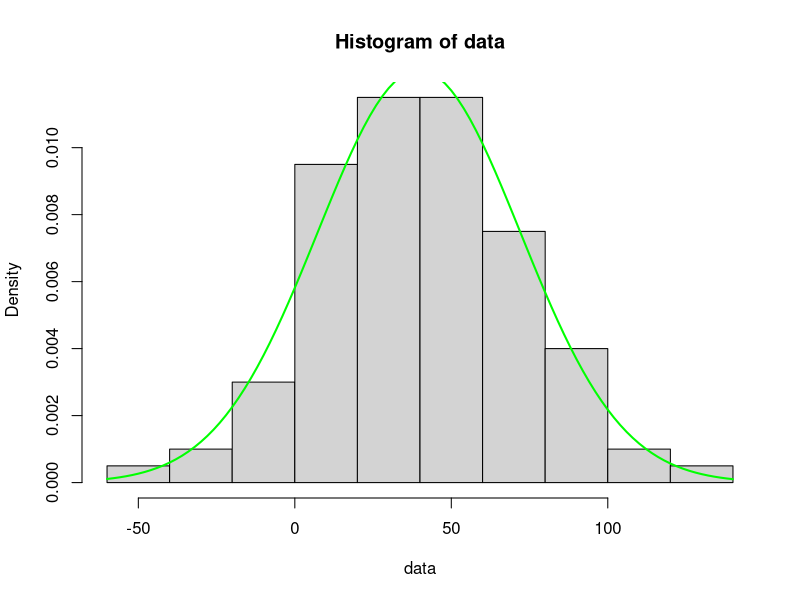

The R source for this figure:
library(MASS)
pdf("normal_mle.pdf")
count <- 100;
data <- rnorm(count, mean = 40, sd = 32);
est <- fitdistr(data, densfun="normal")$estimate;
hist(data, freq = F, breaks = 10);
curve(dnorm(x, est[1], est[2]), col="green", lwd=2, add=T);
